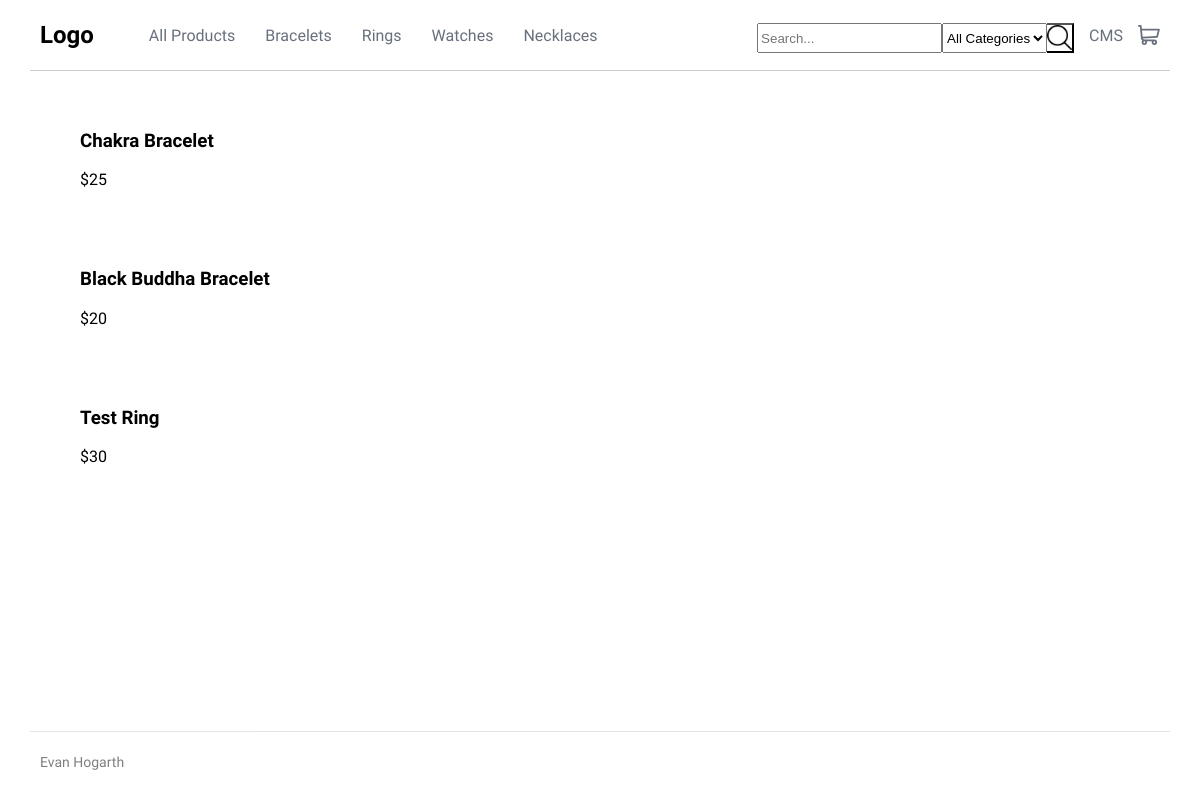
Page /all_products.php on the earlier database version.
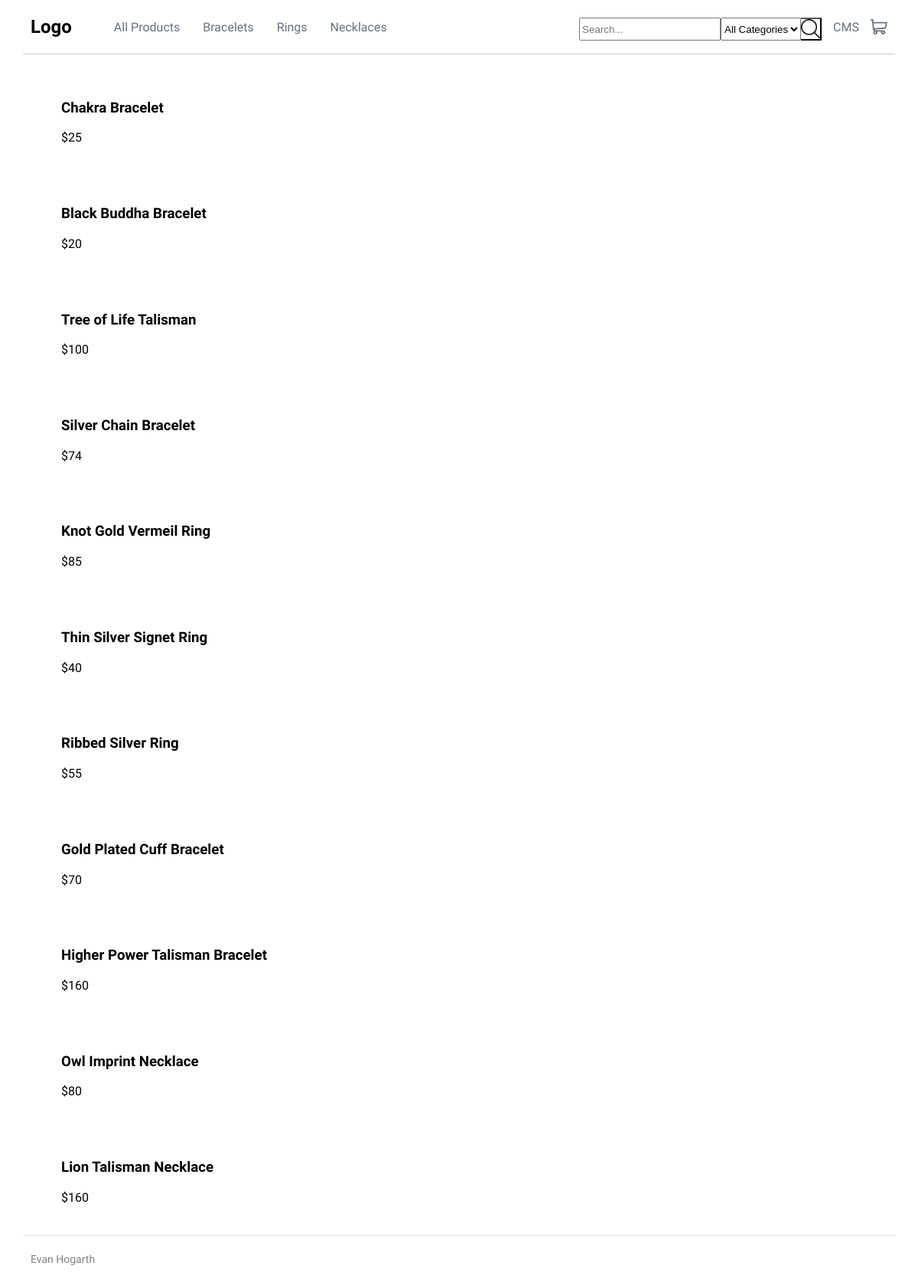
Same page on the later database version.
### tables this page shows
CREATE TABLE `categories` (
  `category_id` int(11) NOT NULL,
  `category_name` varchar(50) NOT NULL
);

CREATE TABLE `products` (
  `id` int(11) NOT NULL,
  `category_id` int(11) NOT NULL,
  `product_name` varchar(100) NOT NULL,
  `stock` int(11) NOT NULL,
  `description` text NOT NULL,
  `price` float NOT NULL,
  `image_url` varchar(200) NOT NULL
);

### all_products.php (the view, shortened to what this page needs)
<?php
  require('connect.php');
  $query = "SELECT * FROM products";
  $statement = $db->prepare($query);
  $statement->execute();
?>
<!DOCTYPE html>
<html lang="en" dir="ltr">
  <head>
    <link rel="stylesheet" href="styles.css">
  </head>
  <body>
    <?php require('navigation.php') ?>
    <main class="category-page">
      <?php while($row = $statement->fetch()): ?>
        <div class="cp-product-block">
          <a class="link-product" href="product_page.php?id=<?= $row['id'] ?>"><h3><?= $row['product_name'] ?></h3></a>
          <p>$<?= $row['price'] ?></p>
        </div>
      <?php endwhile ?>
    </main>
    <footer>
      <p>Evan Hogarth</p>
    </footer>
  </body>
</html>

### navigation.php (shortened to what this page needs)
<?php
  $navQuery = "SELECT * FROM categories";
  $navStatement = $db->prepare($navQuery);
  $navStatement->execute();
?>
<nav>
  <a href="index.php"><h2 id="logo">Logo</h2></a>
  <a class="nav-links" href="all_products.php">All Products</a>
  <?php while($category = $navStatement->fetch()): ?>
    <a class="nav-links" href="category_page.php?id=<?= $category['category_id'] ?>"><?= $category['category_name'] ?></a>
  <?php endwhile ?>
  <form id="search-bar" action="search_products.php">
    <input id="search-input" type="text" placeholder="Search..." name="search">
    <select id="category-search" name="category">
      <option selected="selected" value="-1">All Categories</option>
    </select>
    <button id="search-button" type="submit"><img id="search-icon" src="images/search-symbol.png" alt=""></button>
  </form>
  <a id="admin-link" class="nav-links" href="admin.php">CMS</a>
  <img id="cart-icon" src="images/icon-cart.svg" alt="cart">
</nav>

### styles.css (style rules this page uses)
body { margin: 0; padding: 0; font-family: 'Kumbh Sans', sans-serif; }
a { text-decoration: none; color: inherit; }
nav { height: 70px; display: flex; align-items: center; padding: 0px 10px; margin: 0px 30px; border-bottom: 1px solid rgba(0, 0, 0, 0.2); }
nav #logo { margin-right: 40px; }
#search-bar { margin-left: auto; height: 24px; display: flex; border-collapse: collapse; }
#search-input { height: 24px; }
#search-button { background: inherit; height: 30px; padding: 0px; margin: 0px; border-left: none; }
#search-icon { height: 25px; }
#category-search { height: 30px; }
.nav-links { margin: 15px; color: hsl(219, 9%, 45%); }
footer { height: 60px; display: flex; align-items: center; padding: 0px 10px; margin: 0px 30px; border-top: 1px solid rgba(0, 0, 0, 0.2); opacity: 0.5; font-size: 14px; }
.category-page { padding: 0px 40px; min-height: calc(100vh - 160px); }
.cp-product-block { display: flex; flex-direction: column; max-width: 400px; margin: 20px; padding: 20px; }
.category-page .link-product { color: #000; }
.category-page p { margin: 0px; }
select { height: 26px; }

Differences in the rows shown:
removed categories: category_name "Watches"
removed products: product_name "Test Ring", price "30"
added products: product_name "Tree of Life Talisman", price "100"
added products: product_name "Silver Chain Bracelet", price "74"
added products: product_name "Knot Gold Vermeil Ring", price "85"
added products: product_name "Thin Silver Signet Ring", price "40"
added products: product_name "Ribbed Silver Ring", price "55"
added products: product_name "Gold Plated Cuff Bracelet", price "70"
added products: product_name "Higher Power Talisman Bracelet", price "160"
added products: product_name "Owl Imprint Necklace", price "80"
added products: product_name "Lion Talisman Necklace", price "160"
